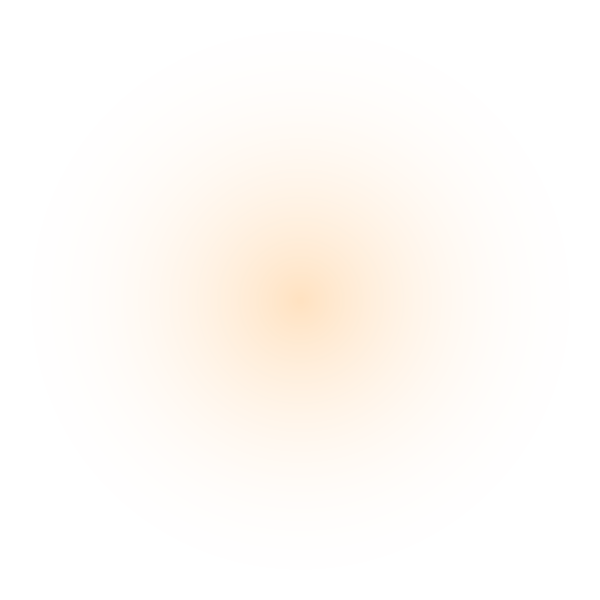
#> input picture game/images/ui/glow_warm.png, 600 x 600 px, given in place of ui_paper_texture.png, which was not available
$ python make_dialogue_ui.py
#> lines starting #> are read from the running program, lines starting #| are printed output that depends on the picture; after the words box and inside, x2 and y2 are one past the last pixel; in counts of white or black regions, pixels touching at a corner belong together
#!/usr/bin/env python3
"""生成对话框纸张、章节卡纸片（基于 paper texture）。"""
import os
import numpy as np
from PIL import Image, ImageDraw, ImageFilter

TEX = "game/images/ui/raw/ui_paper_texture.png"
OUT = "game/images/ui"


def load_tex():
    return Image.open(TEX).convert("RGB")
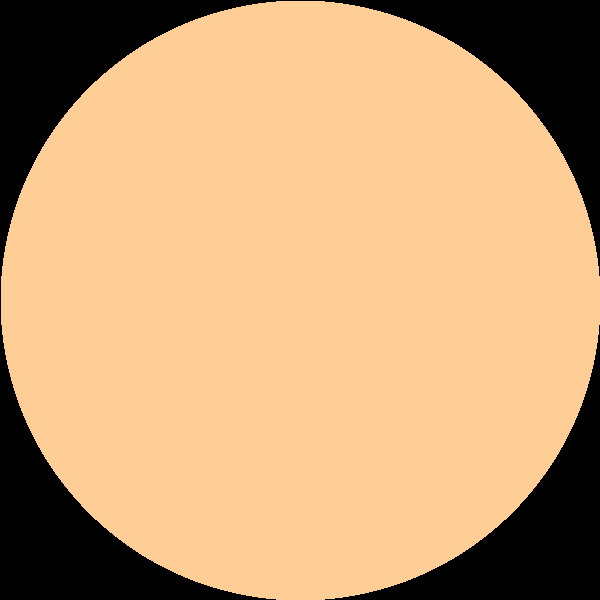
#> returned value: PIL image 600x600 RGB; mean R, G, B 200.2, 161.8, 117.8


def paper_window(tex):
    w, h = 1280, 220
    base = tex.resize((w, h)).convert("RGBA")
    overlay = Image.new("RGBA", (w, h), (255, 244, 226, 14))
    base = Image.alpha_composite(base, overlay)

    xs = np.arange(w)
    top = (5 + 2.5 * np.sin(xs / 47.0) + 2 * np.sin(xs / 13.0 + 1.2)).astype(int)
    mask = np.zeros((h, w), dtype=np.uint8)
    for x in range(w):
        mask[top[x]:, x] = 242
    alpha = Image.fromarray(mask, "L")
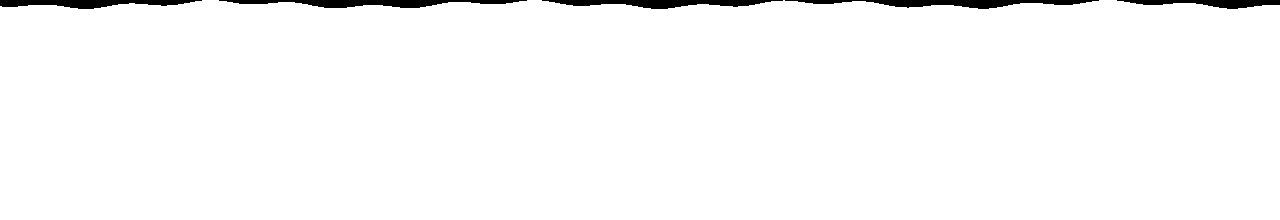
#> alpha: PIL image 1280x220 L; values 0 (black) and 242 (white), 97.9% white; 5 black regions, box (x1, y1, x2, y2) and area: (785, 0, 1099, 9) 1396, (219, 0, 527, 8) 1378, (542, 0, 783, 9) 1224, (0, 0, 202, 9) 1108, (1117, 0, 1280, 9) 821

    shadow = Image.new("RGBA", (w, h), (30, 18, 8, 0))
    smask = np.zeros((h, w), dtype=np.uint8)
    for x in range(w):
        smask[min(h - 1, top[x] + 3):, x] = 110
    shadow.putalpha(Image.fromarray(smask, "L").filter(ImageFilter.GaussianBlur(6)))
#> smask: shape (220, 1280); values 0 (black) and 110 (white), 96.5% white; 1 black region, box (x1, y1, x2, y2) and area: (0, 0, 1280, 12) 9767

    out = Image.new("RGBA", (w, h), (0, 0, 0, 0))
#> out: PIL image 1280x220 RGBA; every value is 0
    out.alpha_composite(shadow)
    base.putalpha(alpha)
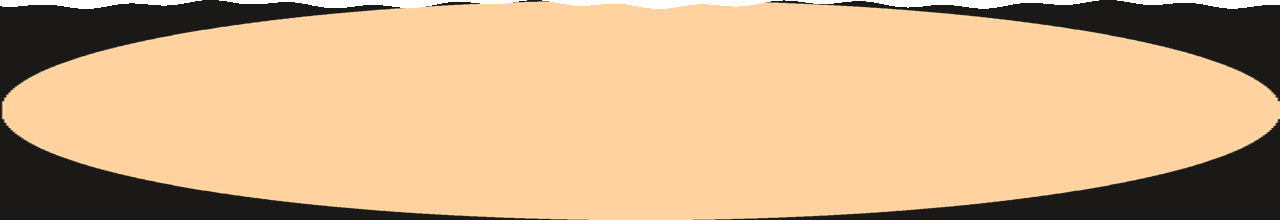
#> base: PIL image 1280x220 RGBA; mean R, G, B, A 203.2, 166.2, 123.6, 236.9; transparent parts drawn white
    out.alpha_composite(base)
    out.save(os.path.join(OUT, "paper_window.png"))
    print("paper_window.png")


def paper_card(tex, path, w, h, radius=26, shadow_alpha=90):
#> called with path = 'game/images/ui/paper_card.png', w = 900, h = 560, radius = 26, shadow_alpha = 90
    fill = tex.resize((w, h)).convert("RGBA")
    fill = Image.alpha_composite(fill, Image.new("RGBA", (w, h), (255, 246, 232, 14)))
    mask = Image.new("L", (w, h), 0)
#> mask: PIL image 900x560 L; every value is 0
    ImageDraw.Draw(mask).rounded_rectangle([6, 6, w - 7, h - 7], radius=radius, fill=255)
#> mask: PIL image 900x560 L; 96.4% white; 1 black region, box (x1, y1, x2, y2) and area: (0, 0, 900, 560) 17976

    shadow = Image.new("RGBA", (w, h), (20, 12, 6, 0))
#> shadow: PIL image 900x560 RGBA
    shadow.putalpha(mask.point(lambda v: shadow_alpha if v else 0))
    shadow = shadow.filter(ImageFilter.GaussianBlur(10))
    shadow = shadow.transform(shadow.size, Image.AFFINE, (1, 0, -3, 0, 1, -6))

    fill.putalpha(mask)
    out = Image.new("RGBA", (w, h), (0, 0, 0, 0))
#> out: PIL image 900x560 RGBA; every value is 0
    out.alpha_composite(shadow)
    out.alpha_composite(fill)
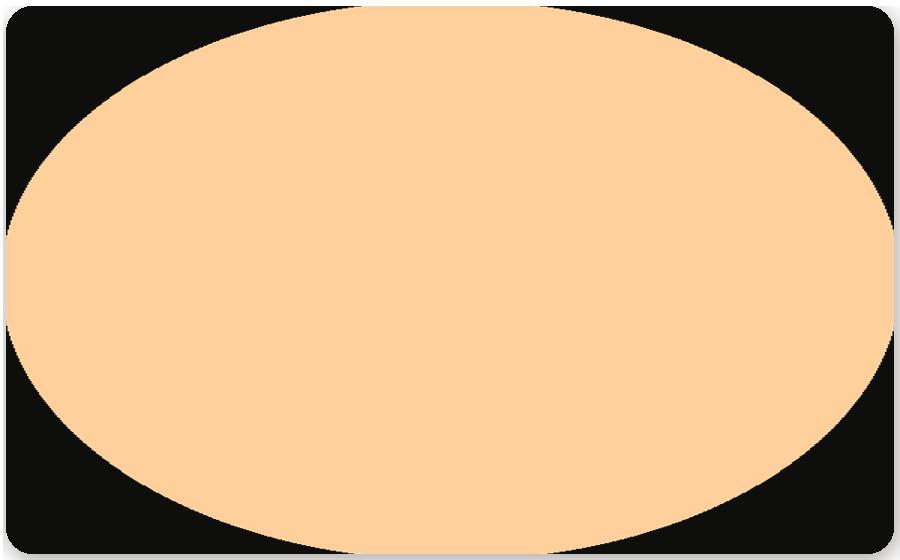
#> out: PIL image 900x560 RGBA; mean R, G, B, A 202.1, 165.3, 123.6, 247; transparent parts drawn white
    out.save(path)
    print(os.path.basename(path))


def main():
    tex = load_tex()
    paper_window(tex)
    paper_card(tex, os.path.join(OUT, "paper_card.png"), 900, 560)
    paper_card(tex, os.path.join(OUT, "paper_card_small.png"), 560, 330, radius=20)
#> call 2 of paper_card, with path = 'game/images/ui/paper_card_small.png', w = 560, h = 330, radius = 20, shadow_alpha = 90
#> in paper_card (call 2), `mask = Image.new("L", (w, h), 0)`: mask: PIL image 560x330 L; every value is 0
#> in paper_card (call 2), `ImageDraw.Draw(mask).rounded_rectangle([6, 6, w - 7, h - 7], radius=ra..`:
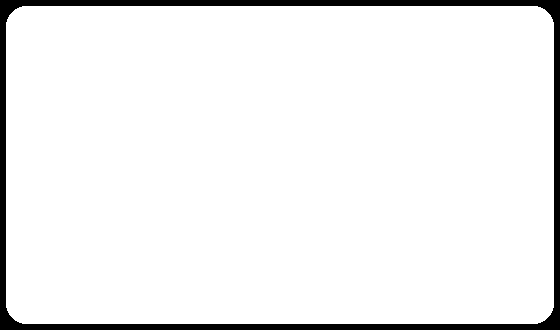
#> mask: PIL image 560x330 L; 94.1% white; 1 black region, box (x1, y1, x2, y2) and area: (0, 0, 560, 330) 10904
#> in paper_card (call 2), `shadow = shadow.filter(ImageFilter.GaussianBlur(10))`:
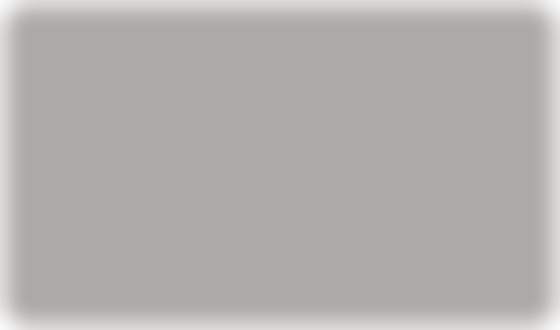
#> shadow: PIL image 560x330 RGBA; mean R, G, B, A 20, 12, 6, 83.9; transparent parts drawn white
#> in paper_card (call 2), `out = Image.new("RGBA", (w, h), (0, 0, 0, 0))`: out: PIL image 560x330 RGBA; every value is 0
#> in paper_card (call 2), `out.alpha_composite(fill)`:
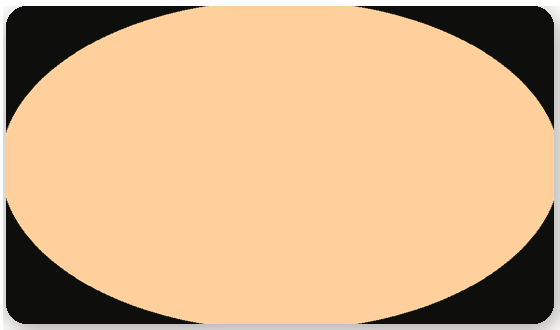
#> out: PIL image 560x330 RGBA; mean R, G, B, A 200.9, 164.2, 122.6, 241.7; transparent parts drawn white


if __name__ == "__main__":
    main()
